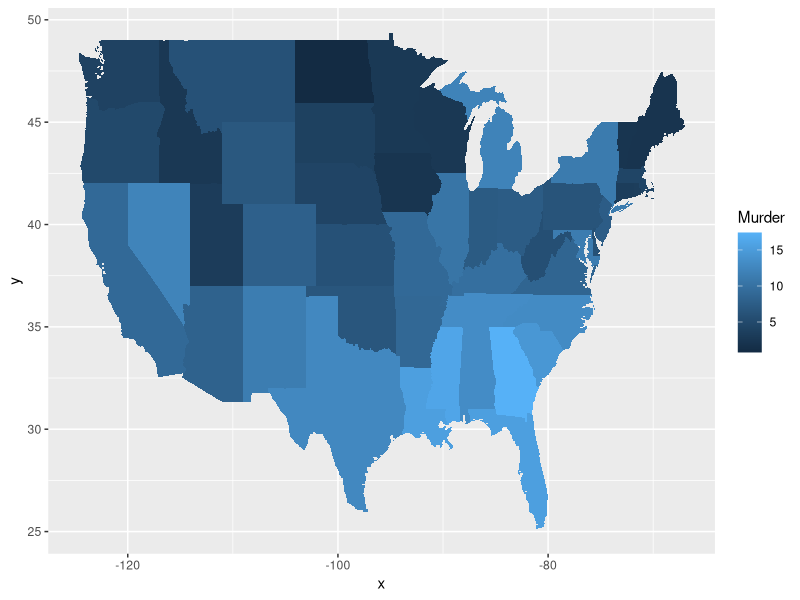

Generate this figure with R:
library(ggplot2)
library(ggthemes)
library(maps)

data(USArrests)

crimes <- data.frame(state = tolower(rownames(USArrests)), USArrests)

# Equivalent to crimes %>% tidyr::pivot_longer(Murder:Rape)
vars <- lapply(names(crimes)[-1], function(j) {
  data.frame(state = crimes$state, variable = j, value = crimes[[j]])
})
crimes_long <- do.call("rbind", vars)

states_map <- map_data("state")

ggplot(crimes, aes(map_id = state)) +
  geom_map(aes(fill = Murder), map = states_map) +
  expand_limits(x = states_map$long, y = states_map$lat)
